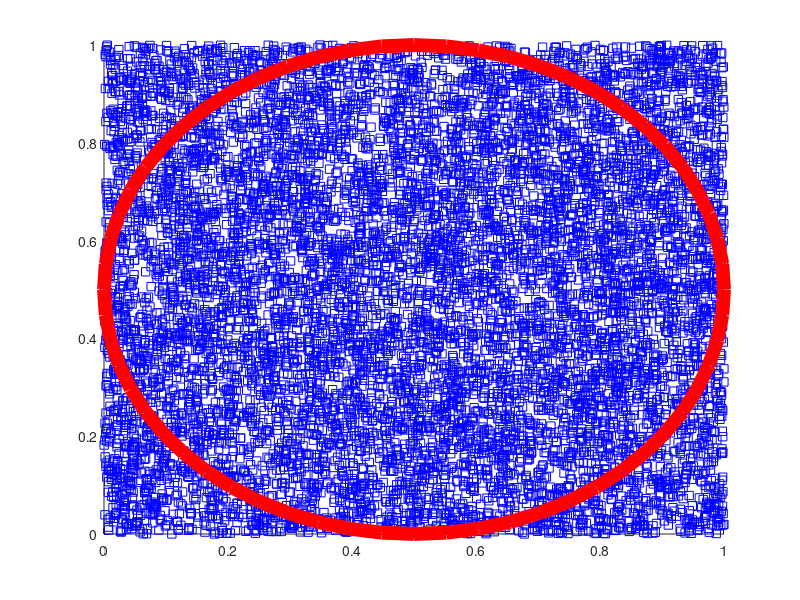

MATLAB code to generate this figure:
clear all
hold on

n = 10000;
m = 0;

rand('twister' ,0);
for i = 1:n
	x(i) = rand();
	y(i) = rand();

	if x(i)^2 + y(i)^2 <= 1
		m = m + 1;
	end
end

p = plot(x, y, 'bs');
rectangle('Curvature', [1, 1], 'EdgeColor', 'r', 'LineWidth', 10);

saveas(p, 'hoge.jpg', 'jpg');

10000

quit
%$ 4*m/n
